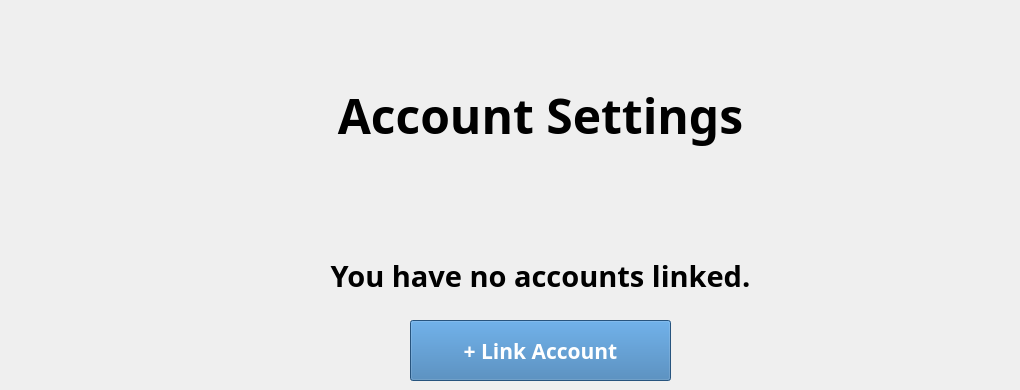
   <widget class="QWidget" name="page">
    <widget class="QPushButton" name="changeAccountDetailButton_2">
     <property name="geometry">
      <rect>
       <x>410</x>
       <y>320</y>
       <width>261</width>
       <height>61</height>
      </rect>
     </property>
     <property name="font">
      <font>
       <family>Glacial Indifference</family>
       <pointsize>16</pointsize>
       <weight>75</weight>
       <bold>true</bold>
      </font>
     </property>
     <property name="styleSheet">
      <string notr="true">background-color: rgb(54, 118, 176);
color: rgb(255, 255, 255);</string>
     </property>
     <property name="text">
      <string>+ Link Account</string>
     </property>
    </widget>
    <widget class="QLabel" name="AccountSettingsHeader_3">
     <property name="geometry">
      <rect>
       <x>70</x>
       <y>70</y>
       <width>941</width>
       <height>91</height>
      </rect>
     </property>
     <property name="font">
      <font>
       <family>Glacial Indifference</family>
       <pointsize>36</pointsize>
       <weight>75</weight>
       <bold>true</bold>
      </font>
     </property>
     <property name="text">
      <string>Account Settings</string>
     </property>
     <property name="alignment">
      <set>Qt::AlignCenter</set>
     </property>
    </widget>
    <widget class="QLabel" name="AccountSettingsHeader_6">
     <property name="geometry">
      <rect>
       <x>70</x>
       <y>230</y>
       <width>941</width>
       <height>91</height>
      </rect>
     </property>
     <property name="font">
      <font>
       <family>Glacial Indifference</family>
       <pointsize>22</pointsize>
       <weight>75</weight>
       <bold>true</bold>
      </font>
     </property>
     <property name="text">
      <string>You have no accounts linked.</string>
     </property>
     <property name="alignment">
      <set>Qt::AlignCenter</set>
     </property>
    </widget>
   </widget>
